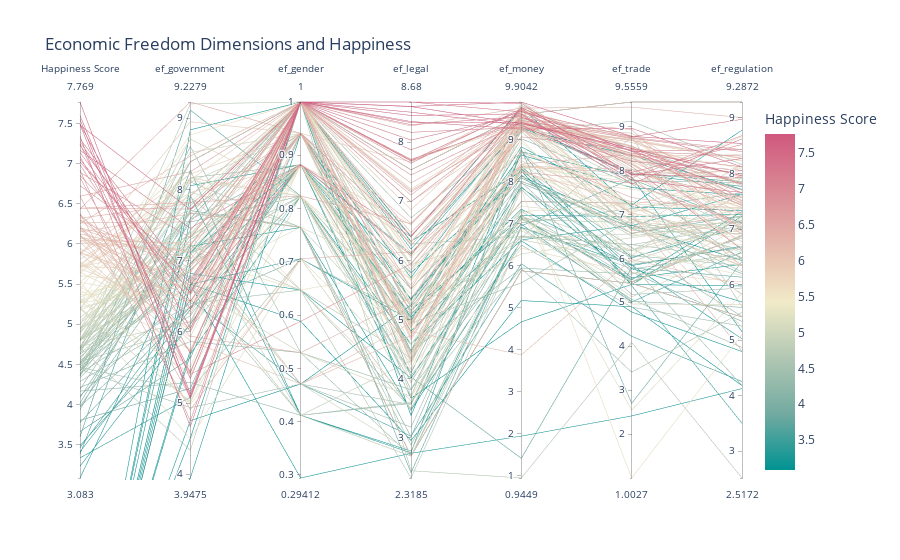

Source (notebook cell):
### Code cell
fig = px.parallel_coordinates(data, color='Happiness Score',
                              dimensions=['Happiness Score','ef_government','ef_gender','ef_legal','ef_money','ef_trade','ef_regulation'],
                              color_continuous_scale=px.colors.diverging.Tealrose,
                              title='Economic Freedom Dimensions and Happiness')
fig.show()

### Figure 1 — Plotly figure (JSON) as saved in the notebook; plotly's stock layout.template omitted (floating-point values rounded to 4 significant figures; data arrays with more than 128 entries replaced by an {"elided": "..."} marker saying what was removed)
{"data": [{"dimensions": [{"label": "Happiness Score", "values": {"elided": "188 float values"}}, {"label": "ef_government", "values": {"elided": "188 float values"}}, {"label": "ef_gender", "values": {"elided": "188 float values"}}, {"label": "ef_legal", "values": {"elided": "188 float values"}}, {"label": "ef_money", "values": {"elided": "188 float values"}}, {"label": "ef_trade", "values": {"elided": "188 float values"}}, {"label": "ef_regulation", "values": {"elided": "188 float values"}}], "domain": {"x": [0, 1], "y": [0, 1]}, "line": {"color": {"elided": "188 float values"}, "coloraxis": "coloraxis"}, "name": "", "type": "parcoords"}], "layout": {"coloraxis": {"colorbar": {"title": {"text": "Happiness Score"}}, "colorscale": [[0, "rgb(0, 147, 146)"], [0.1667, "rgb(114, 170, 161)"], [0.3333, "rgb(177, 199, 179)"], [0.5, "rgb(241, 234, 200)"], [0.6667, "rgb(229, 185, 173)"], [0.8333, "rgb(217, 137, 148)"], [1, "rgb(208, 88, 126)"]]}, "legend": {"tracegroupgap": 0}, "title": {"text": "Economic Freedom Dimensions and Happiness"}}}
